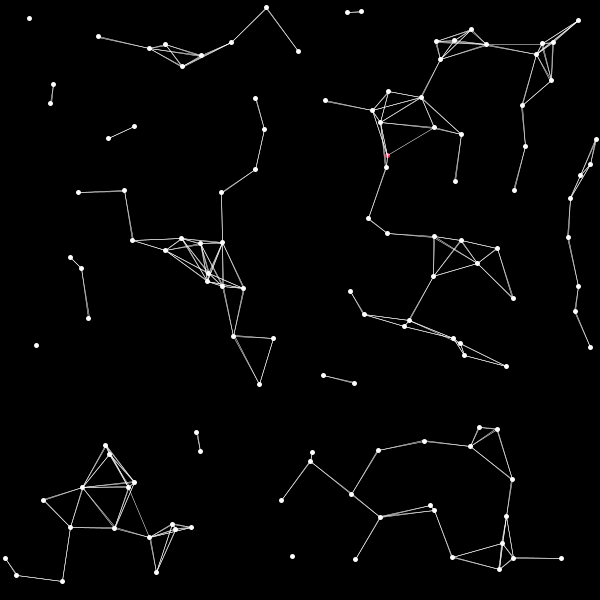
Frame 1 (no input)
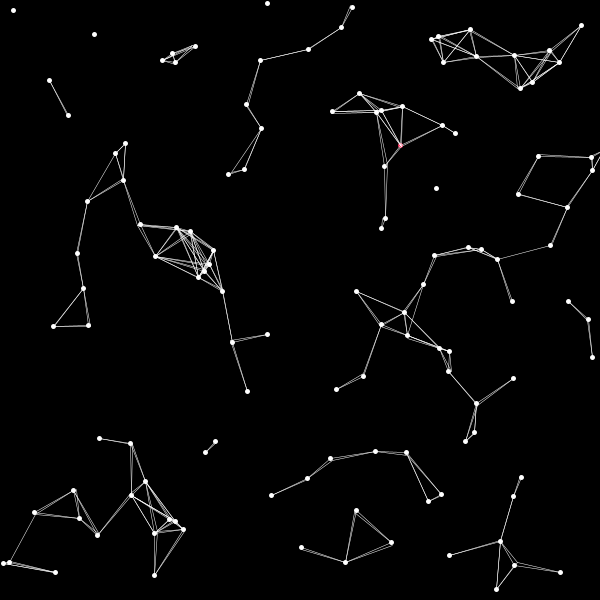
Frame 60 (the mouse pressed at the canvas centre just before this capture)
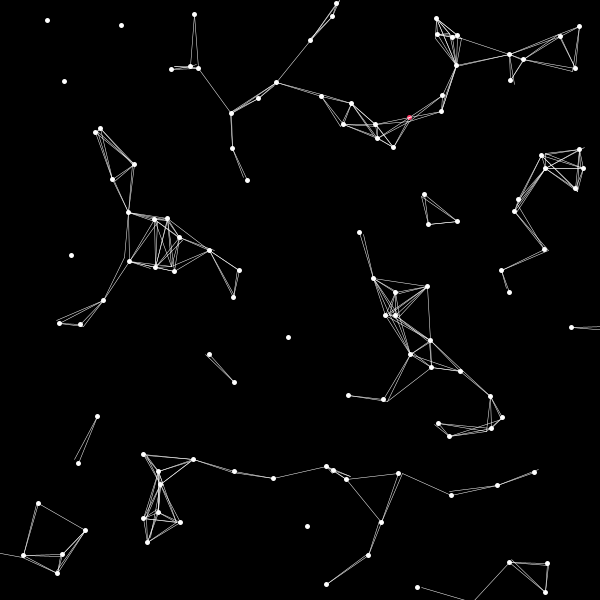
Frame 120 (the mouse held since frame 60 and released just before this capture)

The Processing sketch that drew these frames (run headless with seeded random() and noise(); from frame 60 on, the mouse is pressed at the canvas centre):

// Processing sketch: autonomous
// ── autonomous.pde
int n=125;

PVector[] pos=new PVector[n];
PVector[] vel=new PVector[n];
PVector[] acc=new PVector[n];


void setup() {  
  size(600, 600);
  background(0);

  for (int i=0; i<n; i++) {
    pos[i]=new PVector(random(600), random(600));
    float a=0.25;
    //vel=new PVector(random(-1, 1), random(-1, 1));
    acc[i]=new PVector(random(-a, a), random(-a,a));

    vel[i]=PVector.sub(new PVector(300, 300), pos[i]);
    vel[i].normalize();
  }
  //vel.mult(-1);
  //vel.mult(5);
}
float offset=0;
void draw() {
  background(0);
  
  stroke(255, 55, 100);
  for (int i=0; i<n; i++) {
    strokeWeight(5);
    point(pos[i].x, pos[i].y);
    strokeWeight(0.5);
    stroke(255);
    for (int j=0; j<n; j++) {
      float d=dist(pos[i].x, pos[i].y, pos[j].x, pos[j].y);
      if (d<55)
        line(pos[i].x, pos[i].y, pos[j].x, pos[j].y);
    }

    //line(pos[i].x,pos[i].y,300,300);

    if (pos[i].x<310 && pos[i].x>290 || ( pos[i].x<0 || pos[i].x>600)  )
      vel[i].x=-vel[i].x;
    if (pos[i].y<310 && pos[i].y>290  ||  ( pos[i].y<0 || pos[i].y>600))
      vel[i].y=-vel[i].y;
    float dis=dist(pos[i].x, pos[i].y, 300, 300);
    float velMap=map(dis, 0, 300, 0, 20);

    //vel=PVector.sub(new PVector(300,300),pos);
    //vel.div(52);

    pos[i].add(vel[i]);
    //vel.mult(velMap);
    float a=noise(pos[i].x, pos[i].y);
    a=sin(offset)*5;
    vel[i]=new PVector(random(-a, a), random(-a,a));
    float l=20;
    if (vel[i].x>l || vel[i].y>l || vel[i].x<-l || vel[i].y<-l) {
    } else {
      vel[i].add(acc[i]);
    }
    
  }
  offset+=0.01;
  
  //acc.mult(20);
}
